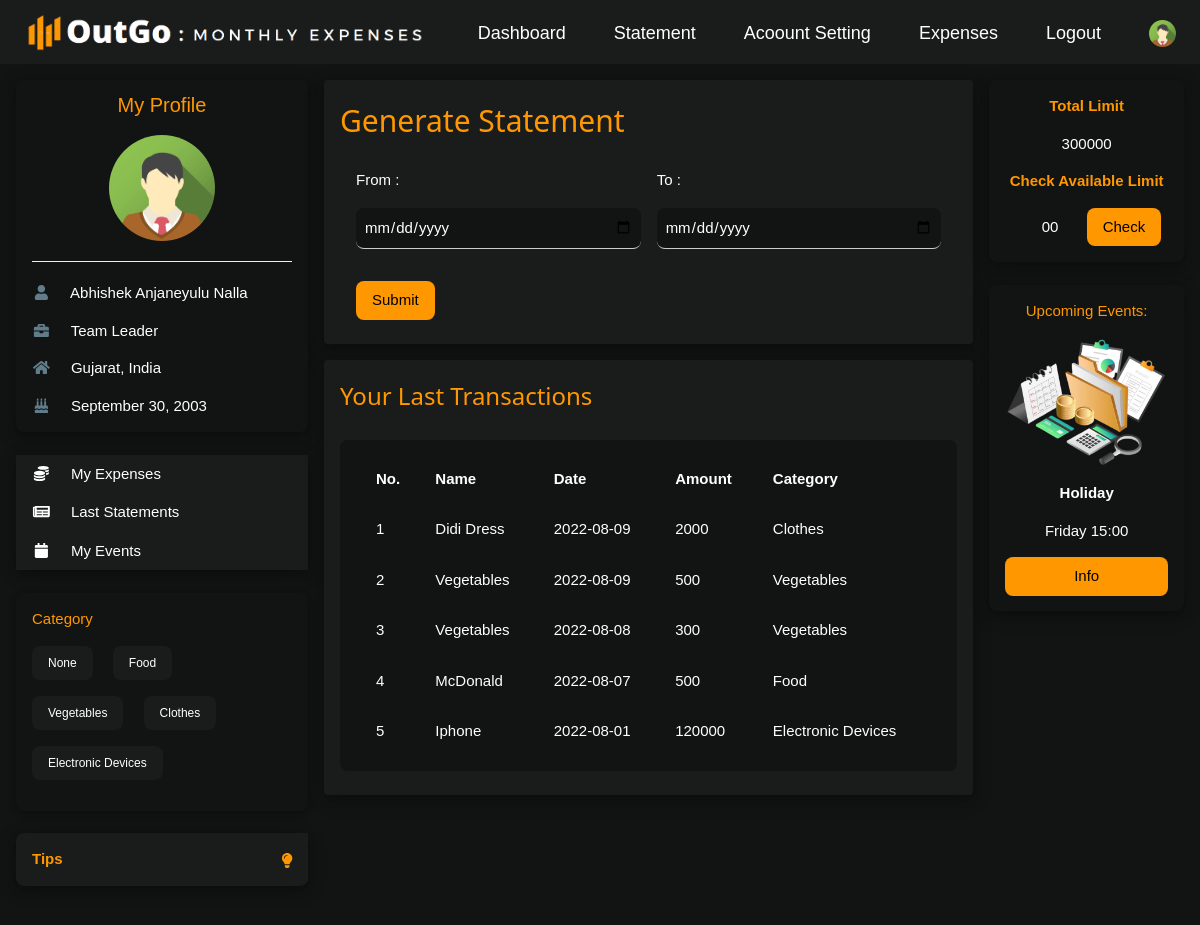
Before: /user/statement.php (signed in) with the older database file.
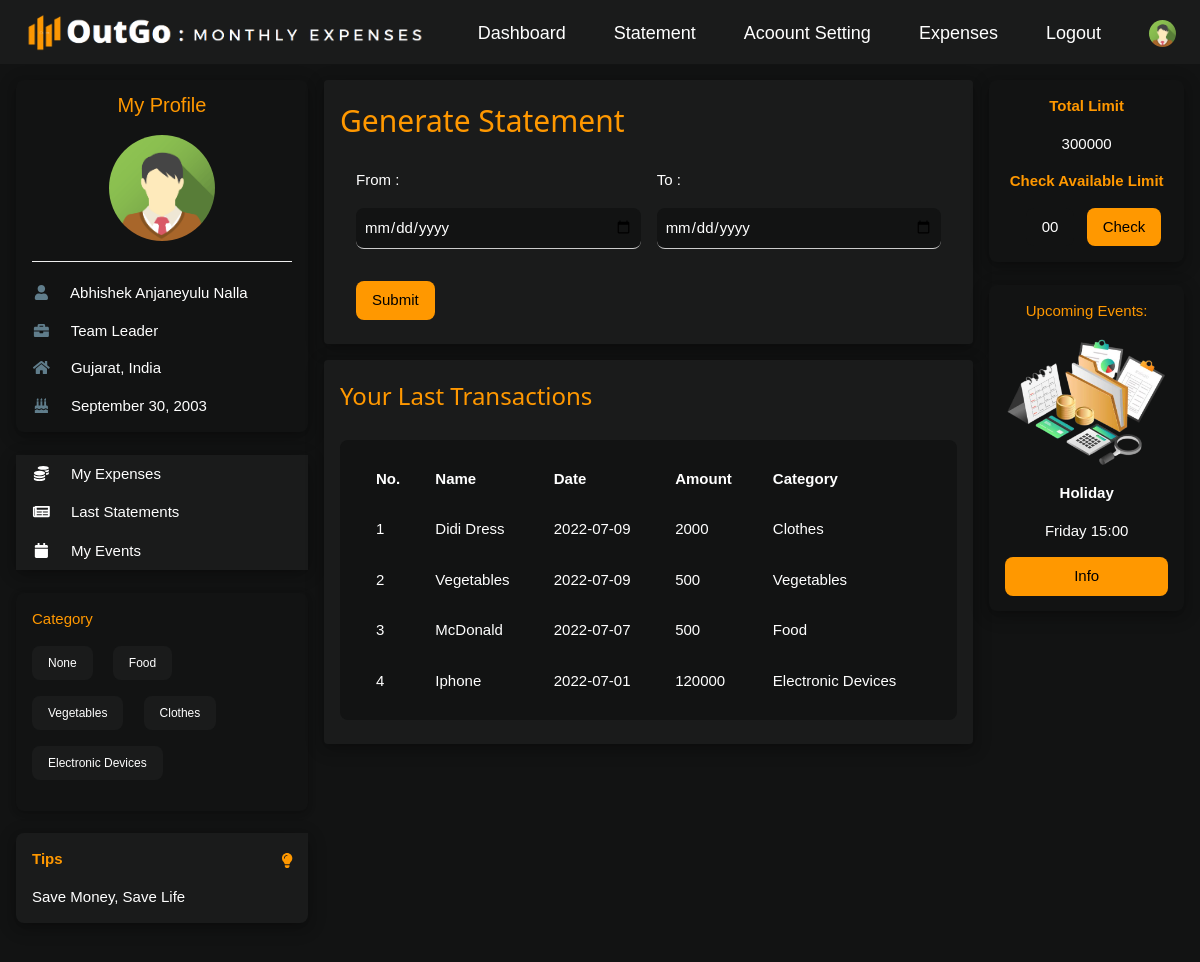
After: the same page with the newer database file.
### tables this page shows
CREATE TABLE `tbl_user` (
  `u_id` int(11) NOT NULL,
  `name` varchar(255) DEFAULT NULL,
  `username` varchar(255) DEFAULT NULL,
  `email` varchar(255) NOT NULL,
  `phone_no` varchar(10) DEFAULT NULL,
  `password` varchar(100) NOT NULL,
  `dob` date DEFAULT NULL,
  `age` int(11) DEFAULT NULL,
  `job` varchar(255) DEFAULT NULL,
  `salary` int(11) DEFAULT NULL,
  `expense_limit` int(11) DEFAULT NULL,
  `address` varchar(255) DEFAULT NULL,
  `city` varchar(255) DEFAULT NULL,
  `state` varchar(255) DEFAULT NULL,
  `country` varchar(255) DEFAULT NULL,
  `bio` varchar(510) DEFAULT NULL,
  `log` int(11) NOT NULL DEFAULT 0,
  `joined_since` date DEFAULT NULL
);

CREATE TABLE `tbl_category` (
  `c_id` int(11) NOT NULL,
  `cname` varchar(255) NOT NULL,
  `createdAt` date NOT NULL
);

CREATE TABLE `tbl_expenses` (
  `e_id` int(11) NOT NULL,
  `u_id` int(11) NOT NULL,
  `ename` varchar(255) NOT NULL,
  `date` date NOT NULL,
  `time` time DEFAULT NULL,
  `amount` varchar(10) NOT NULL,
  `category` varchar(255) NOT NULL,
  `comment` varchar(255) DEFAULT NULL
);

CREATE TABLE `tbl_tips` (
  `t_id` int(11) NOT NULL,
  `msg` varchar(255) NOT NULL
);

### user/statement.php (the view, shortened to what this page needs)
<?php
    if(isset($_SESSION['user']))
    {
        include '../connection.php';
        $userId=$_SESSION['user'];
        $ttl_amt=0;
        $index=0;
        $userDetails="SELECT * FROM tbl_user WHERE u_id='$userId'";
        $userDetailsResult=mysqli_query($conn,$userDetails);
        $userInfo=mysqli_fetch_assoc($userDetailsResult);
        $userName=$userInfo['name'];
        $userJob=$userInfo['job'];
        $userState=$userInfo['state'];
        $userCountry=$userInfo['country'];
        $dob=$userInfo['dob'];
        $date1=date_create($dob);
        $dob=date_format($date1,"F d, Y");
        $fetchExpenses="SELECT * FROM tbl_expenses WHERE u_id='$userId'";
        $fetchExpensesResult=mysqli_query($conn,$fetchExpenses);
        $allExpenses=mysqli_fetch_all($fetchExpensesResult,MYSQLI_ASSOC);
        foreach($allExpenses as $exp)
        {
            $amt=$exp['amount'];
            $ttl_amt=$ttl_amt+$amt;
        }
        $total_limit=$userInfo['expense_limit'];
        $limit=$total_limit-$ttl_amt;
        $fetchCategory="SELECT * FROM tbl_category";
        $fetchCategoryResult=mysqli_query($conn,$fetchCategory);
        $allCategory=mysqli_fetch_all($fetchCategoryResult,MYSQLI_ASSOC);
        ?>
<!DOCTYPE html>
<html>
<head>
    <link rel="stylesheet" href="../dj-style.css">
    <link rel="stylesheet" href="https://use.fontawesome.com/releases/v5.0.7/css/all.css">
</head>
<body class="dj-premium">
    <div class="dj-top">
        <div class="dj-bar dj-silver dj-left-align dj-large">
            <a href="#" class="dj-bar-item dj-padding-large"><img src="../images/1111.png" width="400rem"
                    height="40rem"></a>
            <a href="#" class="dj-bar-item dj-hide-small dj-right dj-padding-large dj-remove-underline"
                style="margin-top: 0.5rem;" title="My Account">
                <img src="../images/avatar.png" class="dj-circle" style="height:27px;width:27px" alt="Avatar">
            </a>
            <a href="../logout.php" class="dj-bar-item dj-hide-small dj-padding-large dj-remove-underline dj-right"
                style="margin-top: 0.5rem;" title="Logout">Logout</a>
            <a href="myexpenses.php" class="dj-bar-item dj-hide-small dj-padding-large dj-remove-underline dj-right"
                style="margin-top: 0.5rem;" title="Expenses">Expenses</a>
            <a href="#" class="dj-bar-item dj-hide-small dj-padding-large dj-remove-underline dj-right"
                style="margin-top: 0.5rem;" title="Account Settings">Acoount Setting</a>
            <a href="#" class="dj-bar-item dj-hide-small dj-padding-large dj-remove-underline dj-right"
                style="margin-top: 0.5rem;" title="Statement">Statement</a>
            <a href="dashboard.php" class="dj-bar-item dj-hide-small dj-padding-large dj-remove-underline dj-right"
                style="margin-top: 0.5rem;" title="Statement">Dashboard</a>
        </div>
    </div>
    <div class="dj-container dj-content" style="max-width:1400px;margin-top:80px">
        <div class="dj-row">
            <div class="dj-col m3">
                <div class="dj-card-4 dj-round-large dj-premium dj-hover-shadow-white">
                    <div class="dj-container">
                        <h4 class="dj-center dj-text-orange"><a href="myprofile.php" style="text-decoration: none;">My
                                Profile</a></h4>
                        <p class="dj-center"><img src="../images/avatar.png" class="dj-circle"
                                style="height:106px;width:106px" alt="Avatar"></p>
                        <hr>
                        <p><i class="fa fa-user fa-fw dj-margin-right dj-text-theme"></i> <?php echo $userName; ?></p>
                        <p><i class="fa fa-briefcase fa-fw dj-margin-right dj-text-theme"></i> <?php echo $userJob; ?>
                        </p>
                        <p><i class="fa fa-home fa-fw dj-margin-right dj-text-theme"></i>
                            <?php echo "$userState, ".$userCountry; ?></p>
                        <p><i class="fa fa-birthday-cake fa-fw dj-margin-right dj-text-theme"></i> <?php echo $dob; ?>
                        </p>
                    </div>
                </div>
                <br>
                <div class="dj-card-4 dj-round-large dj-hover-shadow-white">
                    <div class="dj-silver">
                        <button onclick="myFunction('Demo1')" class="dj-button dj-block dj-left-align"><i
                                class="fa fa-coins fa-fw dj-margin-right"></i> My Expenses</button>
                        <button onclick="myFunction('Demo2')" class="dj-button dj-block dj-left-align"><i
                                class="fa fa-newspaper fa-fw dj-margin-right"></i> Last Statements</button>
                        <button onclick="myFunction('Demo3')" class="dj-button dj-block dj-left-align"><i
                                class="fa fa-calendar fa-fw dj-margin-right"></i> My Events</button>
                    </div>
                </div>
                <br>
                <div class="dj-card dj-round-large dj-premium dj-hide-small dj-hover-shadow-white">
                    <div class="dj-container">
                        <p class="dj-text-orange">Category</p>
                        <p>
                            <?php
                            foreach($allCategory as $cat)
                            {
                                $ca_name=$cat['cname'];
                            ?>
                            <span
                                class="dj-tag dj-small dj-silver dj-round-large dj-padding dj-margin-bottom dj-margin-right"><?php echo $ca_name; ?></span>
                            <?php
                            }
                            ?>
                        </p>
                    </div>
                </div>
                <br>
                <div
                    class="dj-container dj-display-container dj-round-large dj-silver dj-card-4 dj-margin-bottom dj-hide-small dj-hover-shadow-white">
                    <span onclick="this.parentElement.style.display='none'" class="dj-button dj-display-topright">
                        <i class="fa fa-lightbulb dj-text-orange" style="margin-top: 12px;"></i>
                    </span>
                    <?php
                        $views=$_SESSION['views'];
                        $sql="SELECT * FROM tbl_tips WHERE t_id='$views'";
                        $result=mysqli_query($conn,$sql);
                        $num=mysqli_num_rows($result);
                        if($num)
                        {
                            $sql="SELECT * FROM tbl_tips WHERE t_id='$views'";
                            $result=mysqli_query($conn,$sql);
                            $allTips=mysqli_fetch_assoc($result);
                            ?>
                            <p class="dj-text-orange"><strong>Tips</strong></p>
                            <p><?php echo $allTips['msg']; ?></p>
                            <?php
                        }
                        else
                        {
                            ?>
                            <p class="dj-text-orange"><strong>Tips</strong></p>
                            <?php
                        }
                    ?>
                </div>
            </div>
            <div class="dj-col m7">
                <div class="dj-row-padding">
                    <div class="dj-col m12">
                        <div class="dj-card-4 dj-round dj-silver dj-hover-shadow-white">
                            <div class="dj-container dj-padding dj-margin-bottom">
                                <h2 class="dj-text-orange">Generate Statement</h2>
                                <form action="generatestatement.php" method="post">
                                    <div class="dj-row-padding">
                                        <div class="dj-half">
                                            <span class="dj-left dj-padding-16">From :</span>
                                            <input type="date" class="dj-input dj-round-large dj-premium" name="from"
                                                required>
                                        </div>
                                        <div class="dj-half">
                                            <span class="dj-left dj-padding-16">To :</span>
                                            <input type="date" placeholder="yyyy-mm-dd"
                                                class="dj-input dj-round-large dj-premium" name="to" required>
                                        </div>
                                    </div>
                                    <button name="btnstmt"
                                        class="dj-margin-top-32 dj-margin-left dj-margin-bottom dj-button dj-orange dj-round-large">Submit</button>
                                </form>
                            </div>
                        </div>
                        <div class="dj-card-4 dj-round dj-silver dj-hover-shadow-white">
                            <div class="dj-container dj-padding dj-margin-bottom">
                                <h3 class="dj-text-orange">Your Last Transactions</h3>
                                <table
                                    class="dj-premium dj-margin-top dj-padding dj-round-large dj-hover-shadow-white dj-margin-bottom dj-left"
                                    cellpadding="8" cellspacing="12" style="width:100% ;">
                                    <tr style="text-align: left;">
                                        <th>No.</th>
                                        <th>Name</th>
                                        <th>Date</th>
                                        <th>Amount</th>
                                        <th>Category</th>
                                    </tr>
                                    <?php
                                        $fetchTransaction="SELECT * FROM tbl_expenses WHERE u_id='$userId' ORDER BY date DESC LIMIT 7";
                                        $fetchTransactionResult=mysqli_query($conn,$fetchTransaction);
                                        $allTransaction=mysqli_fetch_all($fetchTransactionResult,MYSQLI_ASSOC);
                                        foreach($allTransaction as $transactionresult)
                                        {
                                            $index++;
                                    ?>
                                    <tr>
                                        <td><?php echo $index; ?></td>
                                        <td><?php echo $transactionresult['ename']; ?></td>
                                        <td><?php echo $transactionresult['date']; ?></td>
                                        <td><?php echo $transactionresult['amount']; ?></td>
                                        <td><?php echo $transactionresult['category']; ?></td>
                                    </tr>
                                    <?php
                                        }
                                    ?>
                                </table>
                            </div>
                        </div>
                    </div>
                </div>
            </div>
            <div class="dj-col m2">
                <div class="dj-card-4 dj-round-large dj-premium dj-center dj-hover-shadow-white">
                    <div class="dj-container">
                        <p class="dj-text-orange"><b>Total Limit</b></p>
                        <p><?php echo $total_limit; ?></p>
                        <p class="dj-text-orange"><b>Check Available Limit</b></p>
                        <div class="dj-row-padding dj-margin-bottom">
                            <?php
                        if(isset($_REQUEST['btnCheck']))
                        {
                        ?>
                            <div class="dj-half">
                                <button class="dj-padding dj-premium dj-round-large"
                                    style="border: none;"><?php echo $limit; ?></button>
                            </div>
                            <?php
                        }
                        else
                        {
                        ?>
                            <div class="dj-half">
                                <button class="dj-padding dj-premium dj-round-large" style="border: none;">00</button>
                            </div>
                            <?php
                        }
                        ?>
                            <form action="" method="post">
                                <div class="dj-half">
                                    <button name="btnCheck" class="dj-button dj-orange dj-round-large">Check</button>
                                </div>
                            </form>
                        </div>
                    </div>
                </div>
                <br>
                <div class="dj-card-4 dj-round-large dj-premium dj-center dj-hover-shadow-white">
                    <div class="dj-container">
                        <p class="dj-text-orange">Upcoming Events:</p>
                        <img src="../images/f1.png" alt="Forest" style="width:100%;">
                        <p><strong>Holiday</strong></p>
                        <p>Friday 15:00</p>
                        <p><button class="dj-button dj-block dj-orange dj-round-large">Info</button></p>
                    </div>
                </div>
            </div>
        </div>
    </div>
    <br>
</body>
</html>
<?php
}
else
{
	header("location: ../login.php");
}
?>

Changed rows visible on the page:
removed tbl_expenses: ename "Vegetables", date "2022-08-08", amount "300", category "Vegetables"
added tbl_tips: msg "Save Money, Save Life"
changed tbl_expenses "Didi Dress": date "2022-08-09" → "2022-07-09"
changed tbl_expenses "Vegetables": date "2022-08-09" → "2022-07-09"
changed tbl_expenses "McDonald": date "2022-08-07" → "2022-07-07"
changed tbl_expenses "Iphone": date "2022-08-01" → "2022-07-01"
